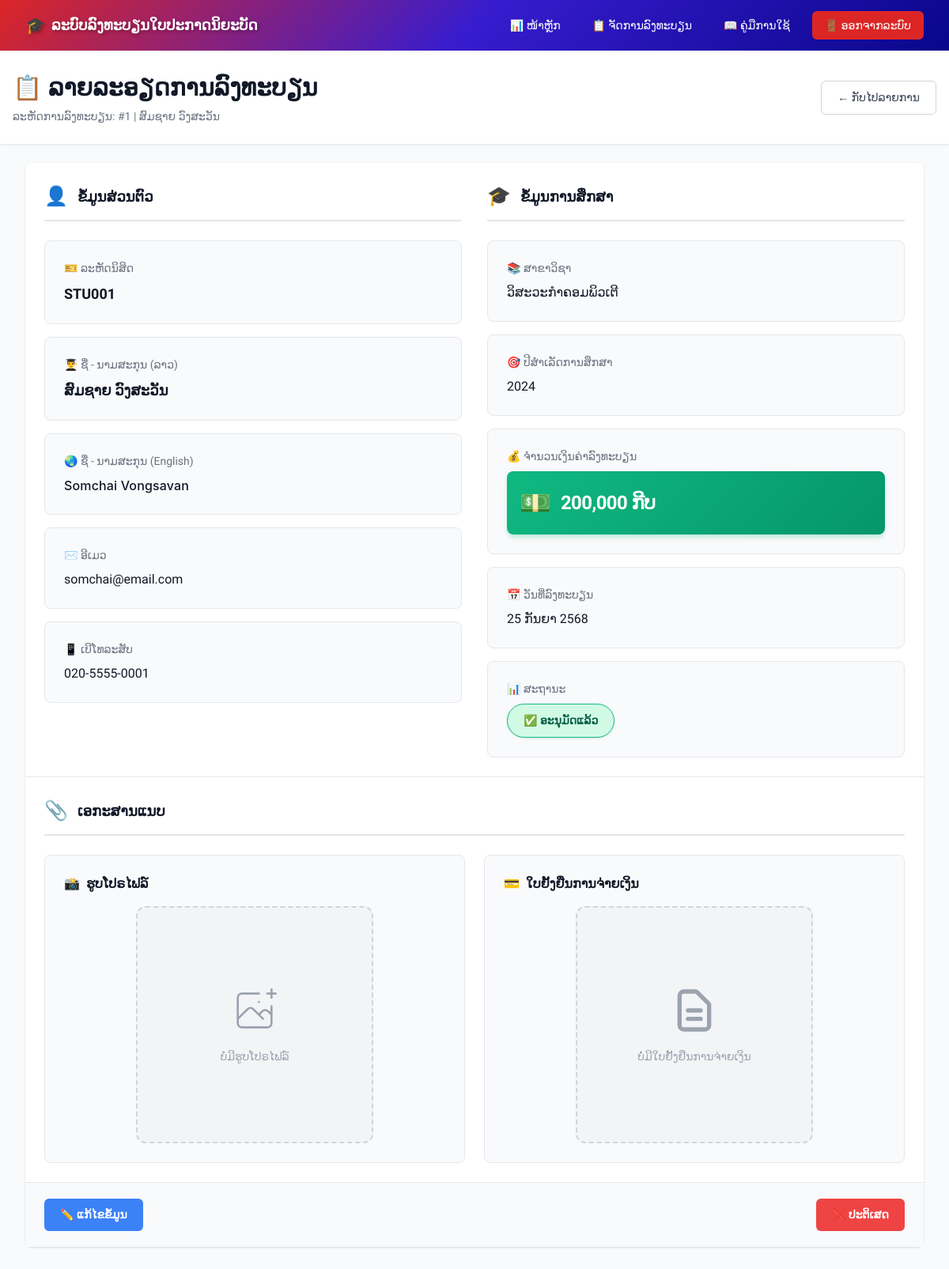
/admin/view_registration.php?id=1 (signed in), run on the app's committed database.
### tables this page shows
CREATE TABLE IF NOT EXISTS registrations (
    id INT AUTO_INCREMENT PRIMARY KEY,
    student_code VARCHAR(50) NOT NULL UNIQUE COMMENT 'ລະຫັດນິສິດ',
    
     
    first_name VARCHAR(100) NOT NULL COMMENT 'ຊື່ (ພາສາລາວ)',
    first_name_en VARCHAR(100) NULL COMMENT 'ຊື່ (ພາສາອັງກິດ) - v2.0',
    last_name VARCHAR(100) NOT NULL COMMENT 'ນາມສະກຸນ (ພາສາລາວ)',
    last_name_en VARCHAR(100) NULL COMMENT 'ນາມສະກຸນ (ພາສາອັງກິດ) - v2.0',
    
     
    major VARCHAR(100) NOT NULL COMMENT 'ສາຂາວິຊາ',
    graduation_year YEAR NOT NULL COMMENT 'ປີຈົບການສຶກສາ',
    
     
    email VARCHAR(150) NOT NULL COMMENT 'ອີເມວ',
    phone VARCHAR(20) NOT NULL COMMENT 'ເບີໂທລະສັບ',
    
     
    profile_image VARCHAR(255) COMMENT 'ຮູບໂປຣໄຟລ໌',
    payment_proof VARCHAR(255) COMMENT 'ໃບຢັ້ງຢືນການຈ່າຍເງິນ',
    
     
    amount DECIMAL(10,2) DEFAULT 200000.00 COMMENT 'ຈຳນວນເງິນ (ກີບ) - v2.0',
    
     
    status ENUM('pending','approved','rejected') NOT NULL DEFAULT 'pending' COMMENT 'ສະຖານະການລົງທະບຽນ',
    created_at TIMESTAMP DEFAULT CURRENT_TIMESTAMP COMMENT 'ວັນທີ່ລົງທະບຽນ',
    
     
    INDEX idx_first_name_en (first_name_en),
    INDEX idx_last_name_en (last_name_en),
    INDEX idx_student_code (student_code),
    INDEX idx_email (email),
    INDEX idx_status (status)
);

### config/database.php (called while the page is built, shortened)
<?php
class Database {
    private $host = 'localhost';
    private $db_name = 'cert_system';
    private $username = 'root';
    private $password = '';
    private $charset = 'utf8mb4';
    private $pdo;
    private function connect() {
        try {
            $dsn = "mysql:host={$this->host};dbname={$this->db_name};charset={$this->charset}";
            $options = [
                PDO::ATTR_ERRMODE            => PDO::ERRMODE_EXCEPTION,
                PDO::ATTR_DEFAULT_FETCH_MODE => PDO::FETCH_ASSOC,
                PDO::ATTR_EMULATE_PREPARES   => false,
                PDO::MYSQL_ATTR_INIT_COMMAND => "SET NAMES {$this->charset} COLLATE utf8mb4_general_ci"
            ];
            $this->pdo = new PDO($dsn, $this->username, $this->password, $options);
        } catch (PDOException $e) {
            throw new PDOException("Database connection failed: " . $e->getMessage());
        }
    }
    public function query($sql, $params = []) {
        try {
            $stmt = $this->pdo->prepare($sql);
            $stmt->execute($params);
            return $stmt;
        } catch (PDOException $e) {
            throw new PDOException("Query failed: " . $e->getMessage());
        }
    }
}
try {
    $db = new Database();
} catch (Exception $e) {
    $db = null;
    error_log("Database connection error: " . $e->getMessage());
}
?>

### includes/functions.php (called while the page is built, shortened)
<?php
function formatLaoDate($date) {
    $months = [
        1 => 'ມັງກອນ', 2 => 'ກຸມພາ', 3 => 'ມີນາ', 4 => 'ເມສາ',
        5 => 'ພຶດສະພາ', 6 => 'ມິຖຸນາ', 7 => 'ກໍລະກົດ', 8 => 'ສິງຫາ',
        9 => 'ກັນຍາ', 10 => 'ຕຸລາ', 11 => 'ພະຈິກ', 12 => 'ທັນວາ'
    ];
    $timestamp = strtotime($date);
    $day = date('j', $timestamp);
    $month = $months[date('n', $timestamp)];
    $year = date('Y', $timestamp) + 543;
    return "{$day} {$month} {$year}";
}
function isLoggedIn() {
    return isset($_SESSION['user_id']) && !empty($_SESSION['user_id']);
}
function hasRole($requiredRole) {
    $userRole = $_SESSION['user_role'] ?? '';
    $roleHierarchy = [
        ROLE_VIEWER => 1,
        ROLE_STAFF => 2,
        ROLE_ADMIN => 3
    ];
    return ($roleHierarchy[$userRole] ?? 0) >= ($roleHierarchy[$requiredRole] ?? 0);
}
?>

### admin/view_registration.php (the view, shortened to what this page needs)
<?php
require_once '../config/database.php';
require_once '../includes/functions.php';
$registrationId = (int)($_GET['id'] ?? 0);
try {
    $stmt = $db->query("SELECT * FROM registrations WHERE id = ?", [$registrationId]);
    $registration = $stmt->fetch();
} catch (Exception $e) {
    error_log("Database error in view_registration.php: " . $e->getMessage());
    $_SESSION['error'] = 'ເກີດຂໍ້ຜິດພາດໃນການດຶງຂໍ້ມູນ';
    header('Location: registrations.php');
    exit;
}
include '../includes/header.php';
?>
<link rel="stylesheet" href="css/view_registration.css">
<div class="min-h-screen bg-gray-50">
    <div class="page-header">
        <div class="page-header-content">
            <div>
                <h1 class="page-title">
                    📋 ລາຍລະອຽດການລົງທະບຽນ
                </h1>
                <p class="page-subtitle">
                    ລະຫັດການລົງທະບຽນ: #<?php echo $registration['id']; ?> | <?php echo htmlspecialchars($registration['first_name'] . ' ' . $registration['last_name']); ?>
                </p>
            </div>
            <a href="registrations.php" class="back-button">
                ← ກັບໄປລາຍການ
            </a>
        </div>
    </div>
    <div class="max-w-7xl mx-auto px-4 sm:px-6 lg:px-8">
        <div class="bg-white shadow rounded-lg">
            <div class="px-6 py-6">
                <div class="grid grid-cols-1 lg:grid-cols-2 gap-8">
                    <div>
                        <h3 class="section-header">
                            <span class="section-icon">👤</span>
                            ຂໍ້ມູນສ່ວນຕົວ
                        </h3>
                        <div class="space-y-4">
                            <div class="info-card">
                                <div class="info-label">🎫 ລະຫັດນິສິດ</div>
                                <div class="info-value large"><?php echo htmlspecialchars($registration['student_code']); ?></div>
                            </div>
                            <div class="info-card">
                                <div class="info-label">👨‍🎓 ຊື່ - ນາມສະກຸນ (ລາວ)</div>
                                <div class="info-value large"><?php echo htmlspecialchars($registration['first_name'] . ' ' . $registration['last_name']); ?></div>
                            </div>
                            <div class="info-card">
                                <div class="info-label">🌏 ຊື່ - ນາມສະກຸນ (English)</div>
                                <div class="info-value english"><?php echo htmlspecialchars(($registration['first_name_en'] ?? 'N/A') . ' ' . ($registration['last_name_en'] ?? '')); ?></div>
                            </div>
                            <div class="info-card">
                                <div class="info-label">✉️ ອີເມວ</div>
                                <div class="info-value"><?php echo htmlspecialchars($registration['email']); ?></div>
                            </div>
                            <div class="info-card">
                                <div class="info-label">📱 ເບີໂທລະສັບ</div>
                                <div class="info-value"><?php echo htmlspecialchars($registration['phone']); ?></div>
                            </div>
                        </div>
                    </div>
                    <div>
                        <h3 class="section-header">
                            <span class="section-icon">🎓</span>
                            ຂໍ້ມູນການສຶກສາ
                        </h3>
                        <div class="space-y-4">
                            <div class="info-card">
                                <div class="info-label">📚 ສາຂາວິຊາ</div>
                                <div class="info-value"><?php echo htmlspecialchars($registration['major']); ?></div>
                            </div>
                            <div class="info-card">
                                <div class="info-label">🎯 ປີສຳເລັດການສຶກສາ</div>
                                <div class="info-value"><?php echo $registration['graduation_year']; ?></div>
                            </div>
                            <div class="info-card">
                                <div class="info-label">💰 ຈຳນວນເງິນຄ່າລົງທະບຽນ</div>
                                <div class="amount-display">
                                    <span class="amount-icon">💵</span>
                                    <span class="amount-value"><?php echo number_format($registration['amount'] ?? 200000, 0, '.', ','); ?> ກີບ</span>
                                </div>
                            </div>
                            <div class="info-card">
                                <div class="info-label">📅 ວັນທີ່ລົງທະບຽນ</div>
                                <div class="info-value"><?php echo formatLaoDate($registration['created_at']); ?></div>
                            </div>
                            <div class="info-card">
                                <div class="info-label">📊 ສະຖານະ</div>
                                <div>
                                    <span class="status-badge <?php
                                        switch ($registration['status']) {
                                            case 'approved': echo 'approved'; break;
                                        }
                                    ?>">
                                        <?php
                                        switch ($registration['status']) {
                                            case 'approved': echo '✅ ອະນຸມັດແລ້ວ'; break;
                                        }
                                        ?>
                                    </span>
                                </div>
                            </div>
                        </div>
                    </div>
                </div>
            </div>
        <div class="px-6 py-6 border-t border-gray-200">
            <h3 class="section-header">
                <span class="section-icon">📎</span>
                ເອກະສານແນບ
            </h3>
            <div class="grid grid-cols-1 md:grid-cols-2 gap-6">
                <div class="file-card">
                    <h4 class="file-card-header">
                        <span>📸</span>
                        ຮູບໂປຣໄຟລ໌
                    </h4>
                    <div class="file-preview">
                        <?php if ($registration['profile_image']): ?>
                            <img src="<?php echo getFileUrl($registration['profile_image'], 'profiles'); ?>"
                                 alt="Profile Image"
                                 class="file-image">
                            <a href="<?php echo getFileUrl($registration['profile_image'], 'profiles'); ?>"
                               target="_blank"
                               class="file-action-button">
                                <span>🔍</span> ເບິ່ງຮູບເຕັມ
                            </a>
                        <?php else: ?>
                            <div class="file-placeholder">
                                <p class="file-placeholder-text">ບໍ່ມີຮູບໂປຣໄຟລ໌</p>
                            </div>
                        <?php endif; ?>
                    </div>
                </div>
                <div class="file-card">
                    <h4 class="file-card-header">
                        <span>💳</span>
                        ໃບຢັ້ງຢືນການຈ່າຍເງິນ
                    </h4>
                    <div class="file-preview">
                        <?php if ($registration['payment_proof']): ?>
                            <?php
                            $fileExtension = strtolower(pathinfo($registration['payment_proof'], PATHINFO_EXTENSION));
                            $fileUrl = getFileUrl($registration['payment_proof'], 'payments');
                            ?>
                            <?php if (in_array($fileExtension, ['jpg', 'jpeg', 'png', 'gif'])): ?>
                                <img src="<?php echo $fileUrl; ?>"
                                     alt="Payment Proof"
                                     class="file-image">
                            <?php else: ?>
                                <div class="file-placeholder">
                                    <span style="font-size: 4rem;">📄</span>
                                    <p class="file-placeholder-text" style="margin-top: 1rem;">PDF Document</p>
                                </div>
                            <?php endif; ?>
                            <a href="<?php echo $fileUrl; ?>"
                               target="_blank"
                               class="file-action-button">
                                <span>📄</span> ເບິ່ງເອກະສານ
                            </a>
                        <?php else: ?>
                            <div class="file-placeholder">
                                <svg class="file-placeholder-icon" fill="none" stroke="currentColor" viewBox="0 0 24 24">
                                    <path stroke-linecap="round" stroke-linejoin="round" stroke-width="2" d="M9 12h6m-6 4h6m2 5H7a2 2 0 01-2-2V5a2 2 0 012-2h5.586a1 1 0 01.707.293l5.414 5.414a1 1 0 01.293.707V19a2 2 0 01-2 2z" />
                                </svg>
                                <p class="file-placeholder-text">ບໍ່ມີໃບຢັ້ງຢືນການຈ່າຍເງິນ</p>
                            </div>
                        <?php endif; ?>
                    </div>
                </div>
            </div>
        </div>
        <?php if (hasRole(ROLE_STAFF)): ?>
        <div class="action-section">
            <div class="action-buttons">
                <a href="edit_registration.php?id=<?php echo $registration['id']; ?>"
                   class="action-button edit">
                    ✏️ ແກ້ໄຂຂໍ້ມູນ
                </a>
                <div style="display: flex; gap: 0.75rem;">
                    <?php if ($registration['status'] !== STATUS_REJECTED): ?>
                    <form method="POST" class="inline">
                        <button type="submit" onclick="return confirm('ຢືນຢັນການປະຕິເສດ?')"
                                class="action-button reject">
                            ❌ ປະຕິເສດ
                        </button>
                    </form>
                    <?php endif; ?>
                </div>
            </div>
        </div>
        <?php endif; ?>
    </div>
</div>
</div>
<?php include '../includes/footer.php'; ?>

### data on the page
registrations: id "1", first_name+last_name "ສົມຊາຍ ວົງສະວັນ", student_code "STU001", first_name_en+last_name_en "Somchai Vongsavan", email "somchai@email.com", phone "020-5555-0001", major "ວິສະວະກຳຄອມພິວເຕີ", graduation_year "2024", amount "200,000", created_at "25 ກັນຍາ 2568"
